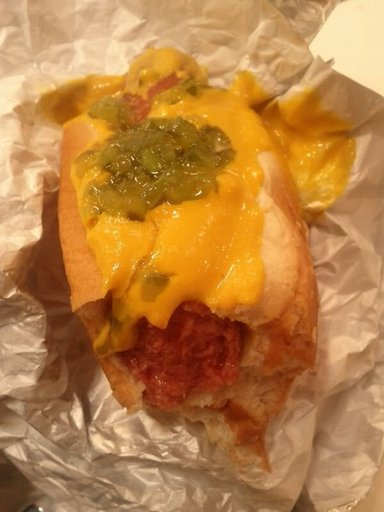
#> input picture dataset/train/hotdog/3852193.jpg, 384 x 512 px; its folder holds 4 pictures in this run
$ python -i fileImageLoader.py   (imports and definitions only)
#> lines starting #> are read from the running program, lines starting #| are printed output that depends on the picture
### imageTraitor.py
import cv2


# [5 lines left out: function showImage, not called in this run]


def color_treatment(image):
    """Analyse une image et trouve le centre de la forme si elle existe.
        Prend en parametre :
        - image : l'image a analyser

        Renvoie : Une image binaire, composé uniquement de noir et de blanc"""

    ####### Les prochaines lignes permettent de travailler l'image pour #######
    #######            la rendre plus facilement analysable             #######

    # On transforme l'image en niveaux de gris

    gris = cv2.cvtColor(image, cv2.COLOR_RGB2GRAY)

    # On floute l'image
    flou = cv2.GaussianBlur(gris, (3, 3), 1)

    # On transforme en image binaire
    # ret, binaire = cv2.threshold(flou, 140, 255, cv2.THRESH_BINARY_INV)

    # On elimine les bruits restants
    # masque = cv2.erode(binaire, None, iterations=2)
    # masque = cv2.dilate(masque, None, iterations=2)

    masque = flou
    masque = cv2.cvtColor(masque, cv2.COLOR_GRAY2RGB)

    #showImage(masque)

    ###########################################################################
    ###########################################################################
    return masque

### fileImageLoader.py
import tkinter as tk
from PIL import Image
from tkinter import filedialog
from imageTraitor import  color_treatment
import cv2
from imageTraitor import  color_treatment
import numpy as np
import os


target_resolution = (64, 64)

def selectFile():
    root = tk.Tk()
    root.withdraw()

    file_path = filedialog.askopenfilename()

    print(f"Image selsected : {file_path} ")
    return(file_path)


def load_dataset():
    Ximgs = []
    y_train = []
    pathTrain = "./dataset/train/"
    pathTest = "./dataset/test/"

    for file in os.listdir(pathTrain + "hotdog/"):
        try:

            selectedImage = cv2.imread(pathTrain + f"hotdog/{file}")
#> selectedImage is the input picture: shape (512, 384, 3); mean B, G, R 67.6, 128.3, 185.2
            resized_image = cv2.resize(selectedImage, target_resolution)
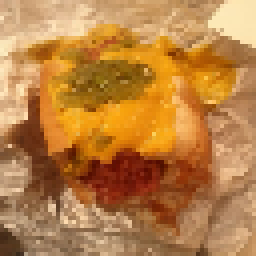
#> resized_image: shape (64, 64, 3) (shown 4 times larger); mean B, G, R 67.9, 128.4, 185.3
            masque = color_treatment(resized_image)
#> in color_treatment, `gris = cv2.cvtColor(image, cv2.COLOR_RGB2GRAY)`:
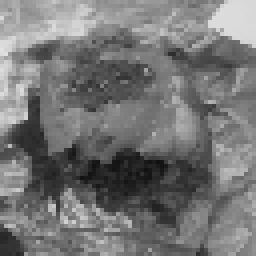
#> gris: shape (64, 64) (shown 4 times larger); min 17, max 225, mean 116.8
#> in color_treatment, `flou = cv2.GaussianBlur(gris, (3, 3), 1)`:
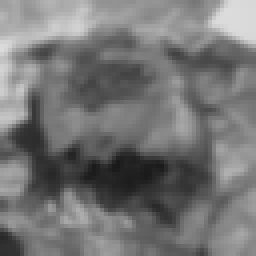
#> flou: shape (64, 64) (shown 4 times larger); min 25, max 220, mean 116.8

            # image = Image.open(pathTrain+f"hotdog/{file}").resize(target_resolution).convert('RGB')
            # Ximgs.append( np.array(image) / 255.0)

            Ximgs.append(masque / 255.0)
            y_train.append([1, 0, 0, 0])
        except Exception as e:
            pass
#> pass 2 of the loop in load_dataset, `for file in os.listdir(pathTrain + "hotdog/"):`:
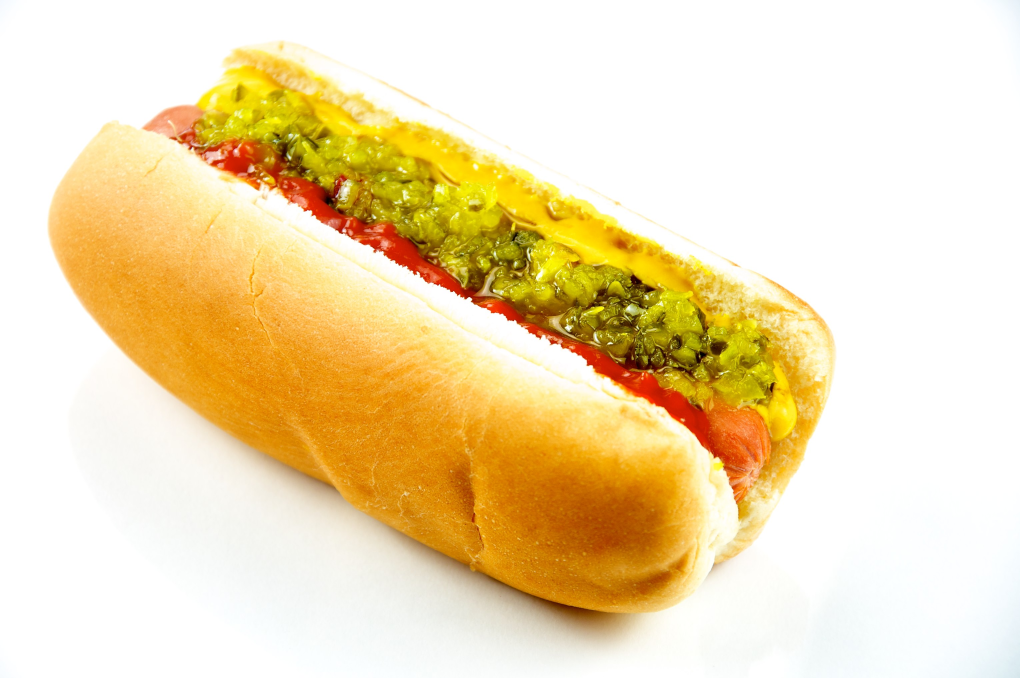
#> input picture dataset/train/hotdog/Google_0000.jpeg, 3060 x 2033 px (shown at 1/3 size)
#> in load_dataset, selectedImage is the input picture: shape (2033, 3060, 3); mean B, G, R 178.4, 221.4, 241.6
#> in load_dataset, `resized_image = cv2.resize(selectedImage, target_resolution)`:
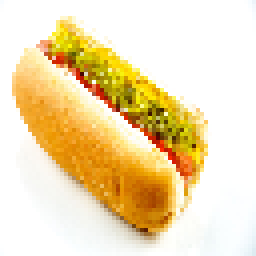
#> resized_image: shape (64, 64, 3) (shown 4 times larger); mean B, G, R 178.8, 221.6, 241.8
#> in color_treatment (call 2), `flou = cv2.GaussianBlur(gris, (3, 3), 1)`:
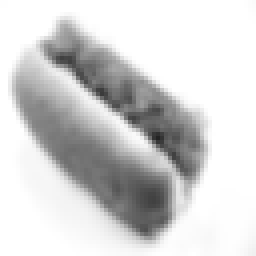
#> flou: shape (64, 64) (shown 4 times larger); min 35, max 255, mean 211.1
#> pass 3 of the loop in load_dataset, `for file in os.listdir(pathTrain + "hotdog/"):`:
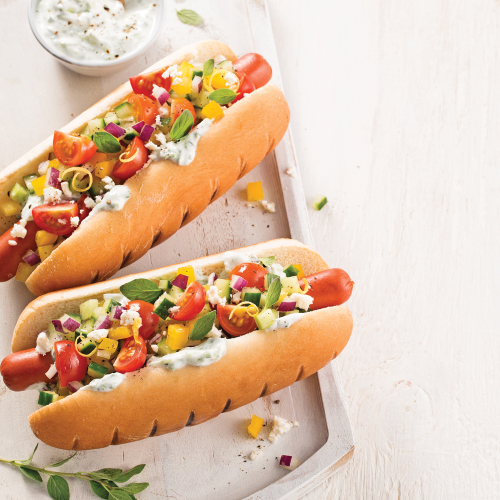
#> input picture dataset/train/hotdog/Google_0009.jpeg, 1000 x 1000 px (shown at 1/2 size)
#> in load_dataset, selectedImage is the input picture: shape (1000, 1000, 3); mean B, G, R 168, 192.4, 221.9
#> in color_treatment (call 3), `gris = cv2.cvtColor(image, cv2.COLOR_RGB2GRAY)`:
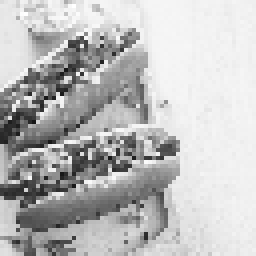
#> gris: shape (64, 64) (shown 4 times larger); min 22, max 255, mean 188.5
#> in color_treatment (call 3), `flou = cv2.GaussianBlur(gris, (3, 3), 1)`:
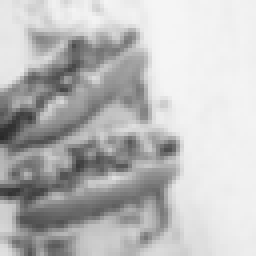
#> flou: shape (64, 64) (shown 4 times larger); min 41, max 245, mean 188.4
#> the loop made 4 passes; the first 3 are shown


#> (the run stopped early here; a loop or call above may not have finished)
